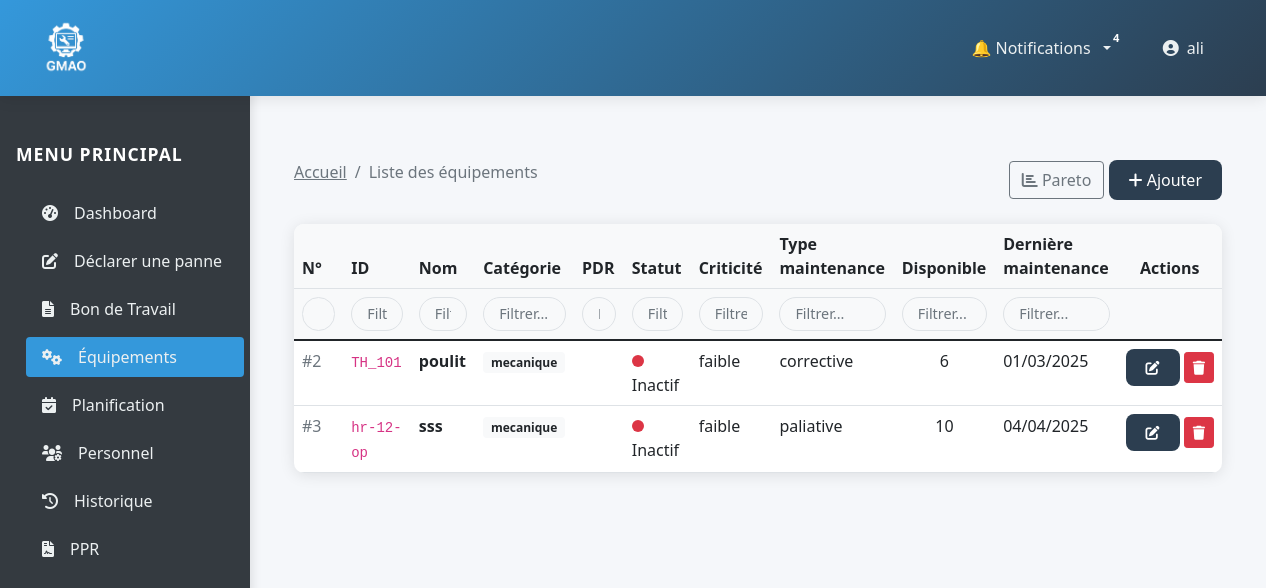
The page /comptes/equipments/ (signed in) on the database its author committed.
### monapp/models.py (models this page shows, shortened)
class Equipment(models.Model):
    CRITICITE_CHOICES = [
        ('haut', 'Haut'),
        ('moyenne', 'Moyenne'),
        ('faible', 'Faible')
    ]
    TYPE_MAINT = [
        ('corrective', 'Corrective'),
        ('paliative', 'Paliative'),
        ('preventive', 'Preventive')
    ]
    N = models.AutoField(primary_key=True)
    IDD = models.CharField(max_length=100)
    name = models.CharField(max_length=100)
    category = models.CharField(max_length=50)
    criticite= models.CharField(max_length=20, choices=CRITICITE_CHOICES)
    type_maint=models.CharField(max_length=20, choices=TYPE_MAINT)
    nombre=models.IntegerField()
    date_maint = models.DateField()

### monapp/views.py (the view)
# urls.py: path('comptes/equipments/', views.equipment_list, name='equipments'),
def equipment_list(request):
    equipments = Equipment.objects.all()
    return render(request, 'monapp/list.html', {'equipments': equipments})

### monapp/context_processors.py (called while the page is built)
def notifications_context(request):
    if request.user.is_authenticated:
        notifications = Notification.objects.filter(user=request.user, is_read=False).order_by('-date')
        return {'notifications': notifications}
    return {}

### monapp/templates/monapp/list.html (shortened to what this page needs)
{% extends 'monapp/base.html' %}
{% block content %}
<html lang="fr">
<head>
</head>
<body>
    <div class="container-fluid">
        <div class="row flex-nowrap">
            <div class="col-auto col-md-3 col-xl-2 px-0 sidebar">
                <div class="d-flex flex-column align-items-center align-items-sm-start px-3 pt-4 text-white min-vh-100">
                    <h5 class="sidebar-title mb-4">Menu Principal</h5>
                    <ul class="nav nav-pills flex-column mb-sm-auto mb-0 align-items-center align-items-sm-start w-100">
                        <li class="nav-item w-100">
                            <a href="{% url 'accueil' %}" class="nav-link text-white">
                                <i class="fas fa-tachometer-alt me-2"></i>Dashboard
                            </a>
                        </li>
                        <li class="nav-item w-100">
                            <a href="{% url 'declarer_panne' %}" class="nav-link text-white">
                                <i class="fa-solid fa-pen-to-square me-2"></i>Déclarer une panne
                            </a>
                        </li>
                        <li class="nav-item w-100">
                            <a href="{% url 'bon_form' %}" class="nav-link text-white">
                                <i class="fas fa-file-alt me-2"></i>Bon de Travail
                            </a>
                        </li>
                        <li class="nav-item w-100">
                            <a href="{% url 'equipments' %}" class="nav-link text-white active">
                                <i class="fas fa-cogs me-2"></i>Équipements
                            </a>
                        </li>
                        <li class="nav-item w-100">
                            <a href="{% url 'planning' %}" class="nav-link text-white">
                                <i class="fas fa-calendar-check me-2"></i>Planification
                            </a>
                        </li>
                        <li class="nav-item w-100">
                            <a href="{% url 'personnel_list' %}" class="nav-link text-white">
                                <i class="fas fa-users-cog me-2"></i>Personnel
                            </a>
                        </li>
                        <li class="nav-item w-100">
                            <a href="{% url 'historique' %}" class="nav-link text-white">
                                <i class="fas fa-history me-2"></i>Historique
                            </a>
                        </li>
                        <li class="nav-item w-100">
                            <a href="{% url 'dashboard' %}" class="nav-link text-white">
                                <i class="fas fa-file-contract me-2"></i>PPR
                            </a>
                        </li>
                    </ul>
                </div>
            </div>
            <main class="col py-3 main-content">
                <div class="container mt-4">
                    <div class="d-flex justify-content-between align-items-center mb-4">
                        <nav aria-label="breadcrumb">
                         <ol class="breadcrumb">
                            <li class="breadcrumb-item"><a href="{% url 'accueil' %}" class="text-secondary">Accueil</a></li>
                            <li class="breadcrumb-item active" aria-current="page">Liste des équipements</li>
                         </ol>
                        </nav>
                        <div>
                            <a href="{% url 'pareto' %}" class="btn btn-outline-secondary">
                                <i class="fas fa-chart-bar"></i> Pareto
                            </a>
                            <a href="{% url 'add_equipment' %}" class="btn btn-primary">
                                <i class="fas fa-plus"></i> Ajouter
                            </a>
                        </div>
                    </div>
                    <div class="table-container">
                        <table class="table table-hover mb-0">
                            <thead class="bg-light">
                                <tr>
                                    <th>N°</th>
                                    <th>ID</th>
                                    <th>Nom</th>
                                    <th>Catégorie</th>
                                    <th>PDR</th>
                                    <th>Statut</th>
                                    <th>Criticité</th>
                                    <th>Type maintenance</th>
                                    <th>Disponible</th>
                                    <th>Dernière maintenance</th>
                                    <th class="text-center">Actions</th>
                                </tr>
                                <tr class="filter-header">
                                    {% for i in "x"|rjust:"10" %}
                                    <td><input type="text" class="form-control" data-column="{{ forloop.counter0 }}" placeholder="Filtrer..."></td>
                                    {% endfor %}
                                    <td></td>
                                </tr>
                            </thead>
                            <tbody>
                                {% for equipment in equipments %}
                                <tr>
                                    <td class="text-muted">#{{ equipment.N }}</td>
                                    <td><code>{{ equipment.IDD }}</code></td>
                                    <td><strong>{{ equipment.name }}</strong></td>
                                    <td><span class="badge bg-light text-dark">{{ equipment.category }}</span></td>
                                    <td>{{ equipment.PDR }}</td>
                                    <td>
                                        <span class="status-indicator bg-{{ equipment.statut|yesno:'success,danger' }}"></span>
                                        {{ equipment.statut|yesno:"Actif,Inactif" }}
                                    </td>
                                    <td>{{ equipment.criticite }}</td>
                                    <td>{{ equipment.type_maint }}</td>
                                    <td class="text-center">{{ equipment.nombre }}</td>
                                    <td>{{ equipment.date_maint|date:"d/m/Y" }}</td>
                                    <td class="text-nowrap">
                                        {% if equipment.N %}
                                        <a href="{% url 'edit_equipment' equipment.N %}" class="btn btn-sm btn-primary">
                                            <i class="fas fa-edit"></i>
                                        </a>
                                        <form method="post" action="{% url 'delete_equipment' equipment.N %}" class="d-inline">
                                            <button type="submit" class="btn btn-sm btn-danger"
                                                    onclick="return confirm('Êtes-vous sûr de vouloir supprimer cet équipement ?')">
                                                <i class="fas fa-trash"></i>
                                            </button>
                                        </form>
                                        {% endif %}
                                    </td>
                                </tr>
                                {% endfor %}
                            </tbody>
                        </table>
                    </div>
                </div>
            </main>
        </div>
    </div>
</body>
</html>
{% endblock %}

### monapp/templates/monapp/base.html (shortened to what this page needs)
<!DOCTYPE html>
{% load static %}
<html lang="fr">
<head>
    <link href="https://cdn.jsdelivr.net/npm/bootstrap@5.1.3/dist/css/bootstrap.min.css" rel="stylesheet">
    <link rel="stylesheet" href="https://cdnjs.cloudflare.com/ajax/libs/font-awesome/6.0.0/css/all.min.css">
</head>
<body>
    <nav class="top-nav navbar navbar-expand-lg navbar-dark">
        <div class="container-fluid">
            <a class="navbar-brand" href="{% url 'accueil' %}">
                <img src="{% static 'monapp/images/logo1.png' %}" alt="Logo" class="brand-logo">
            </a>
            <div class="collapse navbar-collapse" id="topNav">
                <ul class="navbar-nav ms-auto">
                   <li class="nav-item dropdown">
                <a class="nav-link dropdown-toggle position-relative" href="#" id="notifDropdown" role="button" data-toggle="dropdown" aria-haspopup="true" aria-expanded="false">
                     🔔 Notifications
                    {% if notifications|length > 0 %}
               <span class="badge badge-danger position-absolute" style="top: 0; right: 0; font-size: 0.7rem;">
                  {{ notifications|length }}
              </span>
        {% endif %}
  </a>
</li>
                    {% if user.is_authenticated %}
                        <li class="nav-item dropdown">
                            <a class="nav-link" href="#" data-bs-toggle="dropdown">
                                <i class="fas fa-user-circle"></i> {{ user.username }}
                            </a>
                        </li>
                    {% endif %}
                </ul>
            </div>
        </div>
    </nav>
    <main>
        {% block content %}{% endblock %}
    </main>
</body>
</html>

### monapp/templates/monapp/base.html (style rules this page uses)
:root { --primary-color: #2c3e50; --secondary-color: #3498db; --accent-color: #e74c3c; --light-text: #ecf0f1; --dark-text: #2c3e50; }
body { background: #f8f9fa; min-height: 100vh; }
.top-nav { background: linear-gradient(135deg, var(--primary-color) 0%, var(--secondary-color) 100%); padding: 0.8rem 1.5rem; box-shadow: 0 2px 15px rgba(0,0,0,0.1); position: fixed; top: 0; width: 100%; z-index: 1000; backdrop-filter: blur(10px); }
.nav-item { margin: 0 10px; position: relative; transition: all 0.3s cubic-bezier(0.4, 0, 0.2, 1); }
.nav-link { color: var(--light-text) !important; padding: 0.5rem 1rem !important; border-radius: 8px; transition: all 0.3s ease; display: flex; align-items: center; gap: 8px; }
.brand-logo { height: 60px; margin-right: 40px; transition: transform 0.3s ease; }
main { margin-top: 90px; padding: 30px 0; }
.btn-primary { background: var(--secondary-color); border: none; padding: 8px 20px; border-radius: 8px; transition: all 0.3s ease; }

### monapp/templates/monapp/list.html (style rules this page uses)
:root { --sidebar-width: 250px; --primary-color: #3498db; --secondary-color: #2c3e50; --success-color: #2ecc71; --warning-color: #f39c12; --danger-color: #e74c3c; --light-color: #f8f9fa; --dark-color: #343a40; }
body { font-family: 'Segoe UI', Roboto, 'Helvetica Neue', Arial, sans-serif; background-color: #f5f7fa; }
.sidebar { width: var(--sidebar-width); min-height: 100vh; position: fixed; left: 0; top: 0; z-index: 100; box-shadow: 2px 0 10px rgba(0,0,0,0.1); background-color: var(--dark-color); padding-top: 50px; }
.sidebar-title { color: white; font-size: 1.1rem; text-transform: uppercase; letter-spacing: 1px; font-weight: 600; margin-top: 20px; }
.nav-pills .nav-link { border-radius: 0.25rem; margin: 0.25rem 0; padding: 0.75rem 1rem; transition: all 0.3s ease; color: rgba(255,255,255,0.8); }
.nav-pills .nav-link.active { background-color: var(--primary-color); color: white; font-weight: 500; }
.main-content { margin-left: var(--sidebar-width); padding: 20px; }
.table-container { background: white; border-radius: 10px; box-shadow: 0 2px 15px rgba(0,0,0,0.1); overflow: hidden; }
.filter-header input { background: #f8f9fa; border: 1px solid #dee2e6; border-radius: 20px; padding: 5px 15px; font-size: 0.9em; }
.status-indicator { display: inline-block; width: 12px; height: 12px; border-radius: 50%; margin-right: 8px; }
.bg-danger { background-color: var(--danger-color); }
.bg-light { background-color: var(--light-color); }

### rows shown on the page
Equipment: N "2", IDD "TH_101", name "poulit", category "mecanique", statut "Inactif", criticite "faible", type_maint "corrective", nombre "6", date_maint "01/03/2025"
Equipment: N "3", IDD "hr-12-op", name "sss", category "mecanique", statut "Inactif", criticite "faible", type_maint "paliative", nombre "10", date_maint "04/04/2025"

### other values the page prints
{{ notifications|length }} "4"
{{ user.username }} "ali"
